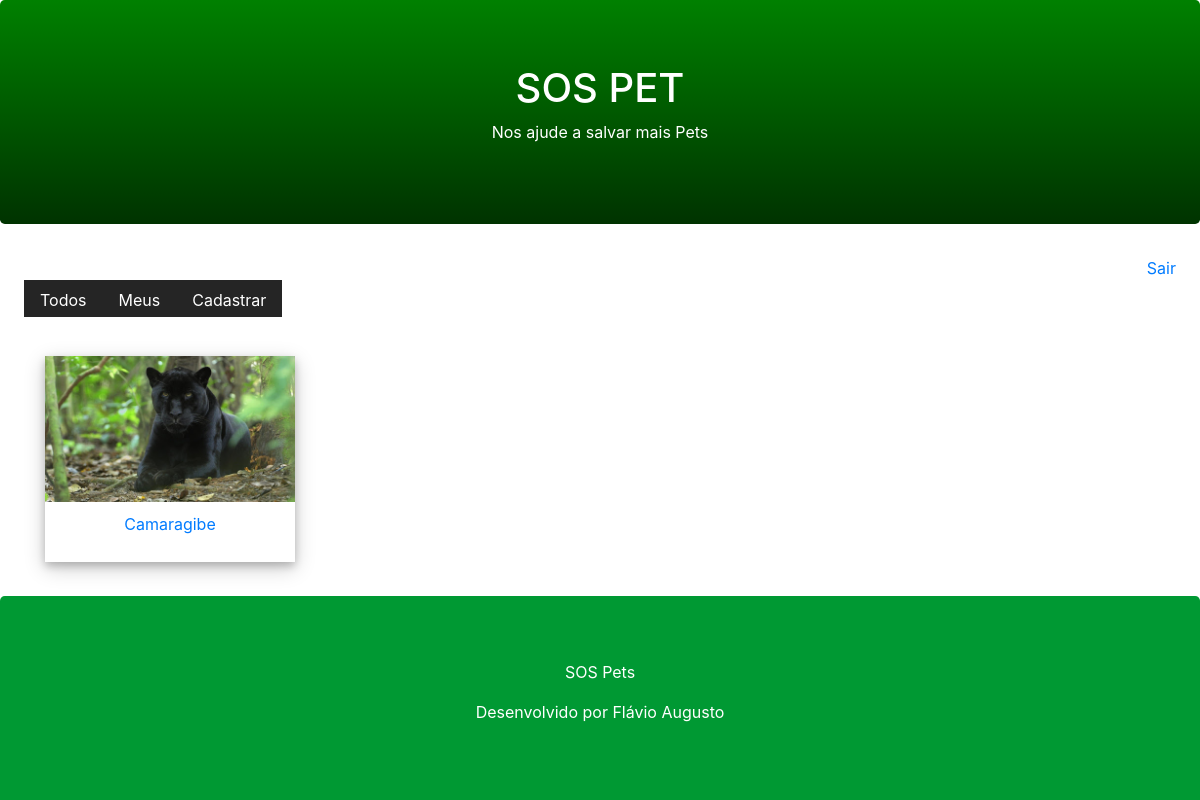
The app's page /pet/user/ (signed in) with its own data.
### core/models.py (models this page shows, shortened)
class Pet(models.Model):
    cidade = models.CharField(max_length=100)
    descricao = models.TextField()
    fone = models.CharField(max_length=11)
    email = models.EmailField()
    data_registro = models.DateTimeField(auto_now_add=True)
    foto = models.ImageField(upload_to='pet')
    ativo = models.BooleanField(default=True)
    usuario = models.ForeignKey(User, on_delete=models.CASCADE)
    class Meta:
        db_table = 'pet'

### core/views.py (the view)
# urls.py: path('pet/user/', views.list_user_pets),
def list_user_pets(request):
    pet = Pet.objects.filter(ativo=True, usuario=request.user)
    return render(request, 'list.html', {'pet':pet})

### core/templates/list.html (shortened to what this page needs)
{% extends "model-page.html" %}
{% block content %}
    <div class="container mb-4">
        <div class="row">
            {% for p in pet %}
            <div class="col-sm-4">
                <a href="../detail/{{ p.id }}">
                    <div class="polaroid">
                        <img src="{{ p.foto.url }}" style="width:100%">
                        <div class="container">
                            <p>{{ p.cidade }}</p>
                        </div>
                    </div>
                </a>
            </div>
            {% endfor %}
        </div>
    </div>
{% endblock %}

### core/templates/list.html (style rules this page uses)
.polaroid { width: 250px; box-shadow: 0 4px 8px 0 rgba(0, 0, 0, 0.2), 0 6px 20px 0 rgba(0, 0, 0, 0.2); text-align: center; }
.container { padding: 10px; }

### records on screen
Pet: foto (picture), cidade "Camaragibe"
